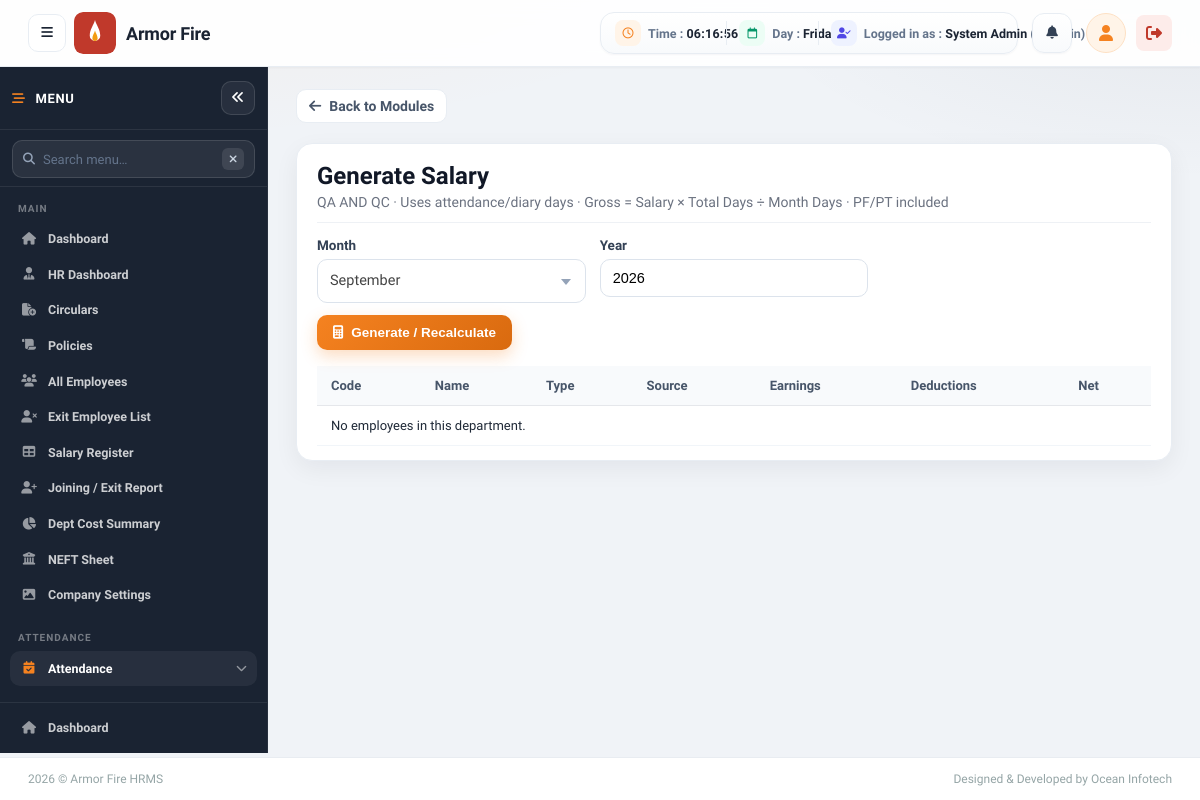
/payroll/generate.php?department_id=9 (signed in), run on an earlier commit of the app's database.
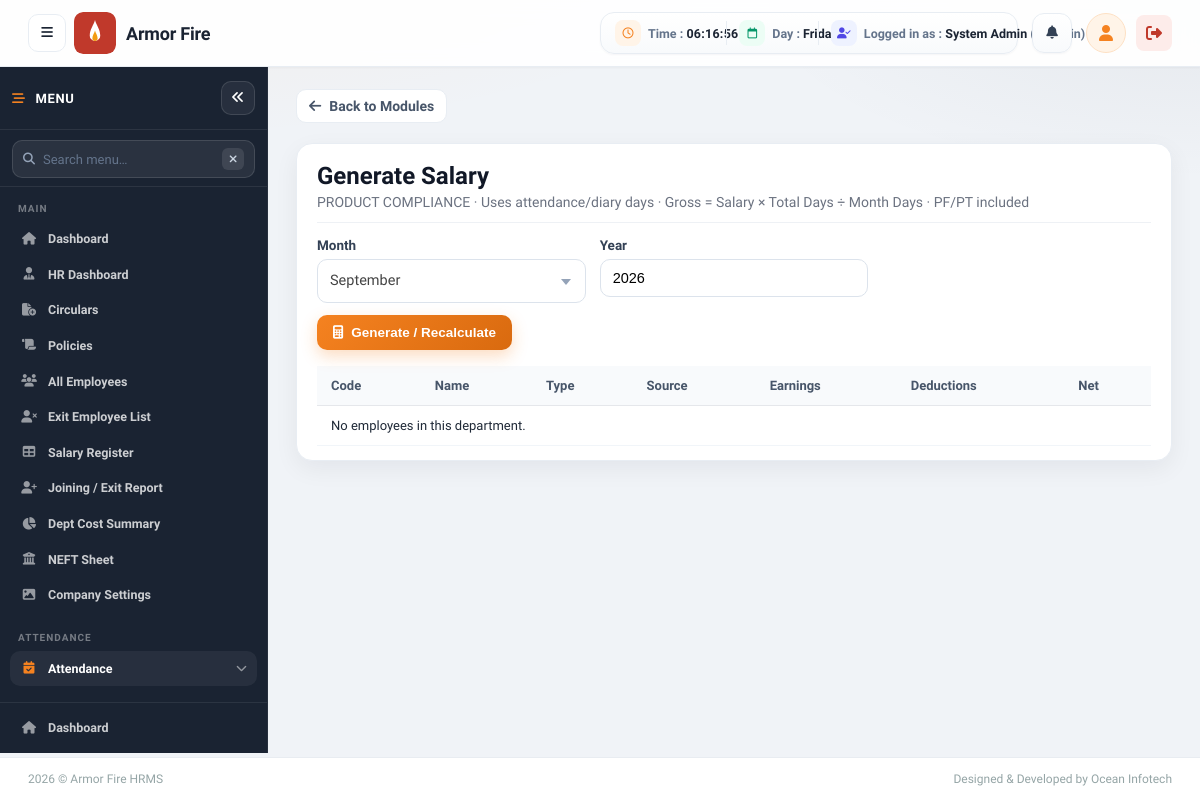
And on a later commit of the database.
### tables this page shows
CREATE TABLE IF NOT EXISTS departments (
    id INT AUTO_INCREMENT PRIMARY KEY,
    department_name VARCHAR(150) NOT NULL,
    icon_class VARCHAR(80) NOT NULL DEFAULT 'fa-building',
    icon_color VARCHAR(20) NOT NULL DEFAULT '#4A90E2',
    sort_order INT NOT NULL DEFAULT 0,
    status TINYINT(1) NOT NULL DEFAULT 1 COMMENT '1=Active, 0=Inactive',
    created_at TIMESTAMP DEFAULT CURRENT_TIMESTAMP
);

### includes/employee_helper.php (called while the page is built, shortened)
<?php
function getDepartmentById($departmentId)
{
    $conn = getDBConnection();
    $stmt = $conn->prepare(
        "SELECT id, department_name, icon_class, icon_color
         FROM departments
         WHERE id = ? AND status = 1
         LIMIT 1"
    );
    $stmt->bind_param('i', $departmentId);
    $stmt->execute();
    $row = $stmt->get_result()->fetch_assoc();
    return $row;
}

### payroll/generate.php (the view, shortened to what the rows shown need)
<?php
require_once __DIR__ . '/../includes/employee_helper.php';
$deptId = isset($_GET['department_id']) ? (int) $_GET['department_id'] : 0;
$department = $deptId > 0 ? getDepartmentById($deptId) : null;
require_once __DIR__ . '/../includes/header.php';
?>
<main class="dashboard-main">
    <div class="form-page-card">
        <div class="form-page-header">
            <div>
                <h1>Generate Salary</h1>
                <p><?php echo htmlspecialchars($department['department_name']); ?> · Uses attendance/diary days · Gross = Salary × Total Days ÷ Month Days · PF/PT included</p>
            </div>
        </div>
        <div class="table-wrap">
            <table class="data-table" style="width:100%">
                <thead>
                    <tr>
                        <th>Code</th>
                        <th>Name</th>
                        <th>Type</th>
                        <th>Source</th>
                        <th>Earnings</th>
                        <th>Deductions</th>
                        <th>Net</th>
                    </tr>
                </thead>
            </table>
        </div>
    </div>
</main>
<?php
require_once __DIR__ . '/../includes/footer.php';
?>

What changed in the data, as far as the page shows it:
changed departments: department_name "QA AND QC" → "PRODUCT COMPLIANCE"
